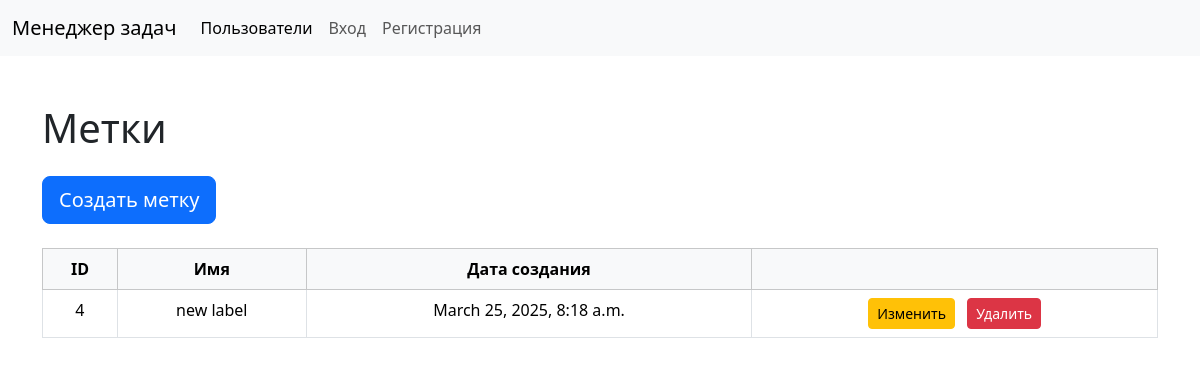
Screenshot of /labels/ with the database file from the repository.
### task_manager/labels/models.py (models this page shows, shortened)
class Label(models.Model):
    name = models.CharField(max_length=255, unique=True)
    created_at = models.DateTimeField(auto_now_add=True)

### task_manager/labels/views.py (the view)
# urls.py: path("", views.LabelListView.as_view(), name="label_list"),
class LabelListView(ListView):
    model = Label
    template_name = "label_list.html"
    context_object_name = "labels"

### task_manager/labels/templates/label_list.html (shortened to what this page needs)
{% extends 'layout.html' %}
{% block content %}
    <h1 class="mb-4">Метки</h1>
    <a href="{% url 'labels:label_create' %}" class="btn btn-primary btn-lg mb-4">Создать метку</a>
    <table data-test="urls" class="table table-bordered table-hover text-center">
        <thead class="table-light">
            <tr>
                <th scope="col">ID</th>
                <th scope="col">Имя</th>
                <th scope="col">Дата создания</th>
                <th scope="col"></th>
            </tr>
        </thead>
        <tbody>
            {% for label in labels %}
            <tr>
                <td>{{ label.id }}</td>
                <td>{{ label.name }}</td>
                <td>{{ label.created_at}}</td>
                <td class="text-center">
                    <a href="{% url 'labels:label_update' label.id %}" class="btn btn-sm btn-warning me-2">
                         Изменить
                    </a>
                    <a href="{% url 'labels:label_delete' label.id %}" class="btn btn-sm btn-danger">
                         Удалить
                    </a>
                </td>
            </tr>
            {% endfor %}
        </tbody>
    </table>
</div>
{% endblock %}

### rows the page displays
Label: id "4", name "new label", created_at "March 25, 2025, 8:18 a.m."
